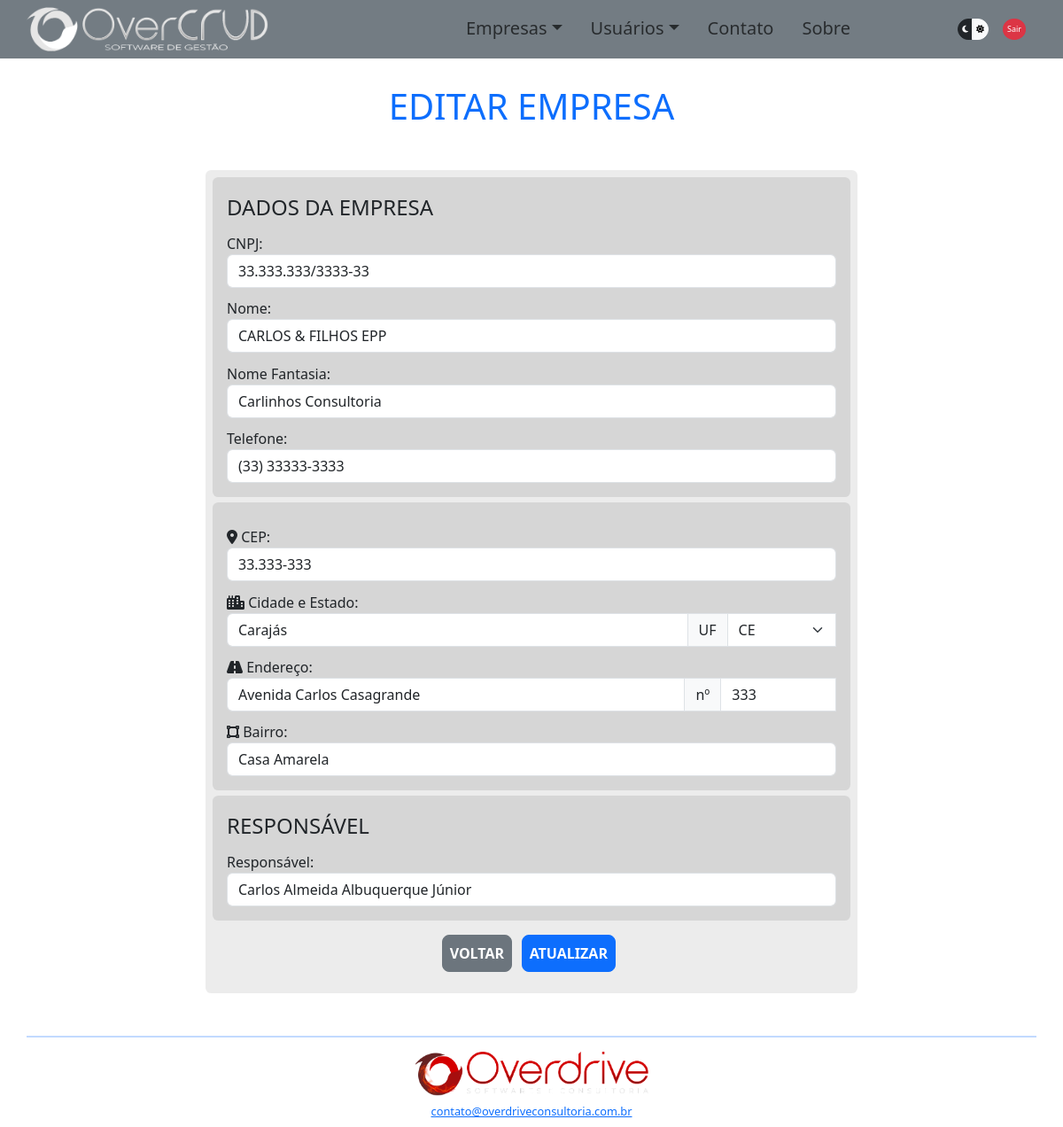
The page /overcrud/empeditar.php?idempresa=6 (signed in) on the database its author committed.
### tables this page shows
CREATE TABLE `empresas` (
  `idempresa` int(11) NOT NULL AUTO_INCREMENT,
  `nome` varchar(64) DEFAULT NULL,
  `telefone` varchar(15) DEFAULT NULL,
  `fantasia` varchar(64) DEFAULT NULL,
  `cnpj` varchar(18) DEFAULT NULL,
  `responsavel` varchar(64) DEFAULT NULL,
  `cep` varchar(10) DEFAULT NULL,
  `cidade` varchar(32) NOT NULL,
  `estado` varchar(2) DEFAULT NULL,
  `logradouro` varchar(64) DEFAULT NULL,
  `numlogradouro` varchar(6) DEFAULT NULL,
  `bairro` varchar(32) NOT NULL,
  PRIMARY KEY (`idempresa`)
);

### overcrud/components/ConexaoBD.php (called while the page is built, shortened)
<?php
class ConexaoBD
{
    public static function conectarBD()
    {
        $db_name = 'phppdo';
        $db_host = 'localhost:3307';
        $db_user = 'root';
        $db_password = 'admin123';
        $pdo = new PDO("mysql:dbname=$db_name;host=$db_host", $db_user, $db_password);
        return $pdo;
}
};

### overcrud/empeditar.php (the view, shortened to what this page needs)
<?php
require_once './components/ConexaoBD.php';
$idempresa = $_GET['idempresa'];
$empresa = [];
?>
<!DOCTYPE html>
<html lang="pt-br" data-bs-theme="dark">
<head>
    <link href="https://cdn.jsdelivr.net/npm/bootstrap@5.3.3/dist/css/bootstrap.min.css" rel="stylesheet"
>
    <link rel="stylesheet" href="./css/style.css" />
</head>
<body>
    <div class="container">
        <div class="row" id="navbartop">
            <?php require_once './partials/navbartop.php' ?>
        </div>
        <div class="row d-flex justify-content-center mt-5" id="appBody">
            <h1 class="text-center text-primary display-6 my-5">EDITAR EMPRESA</h1>
                <?php
                if ($idempresa) {
                    $sqlConsulta = ConexaoBD::conectarBD()->prepare("SELECT * FROM empresas WHERE idempresa='$idempresa'");
                    $sqlConsulta->execute();
                    if ($sqlConsulta->rowCount() > 0) {
                        $empresa = $sqlConsulta->fetch(PDO::FETCH_ASSOC);
                    } else {
                        mensagemRetorno("Empresa não existe no Banco de Dados!", "danger");
                        BotaoVoltar('emplista.php', "secondary");
                    };
                } else {
                    mensagemRetorno("Empresa não encontrada (atributo inexistente)!", "danger");
                    BotaoVoltar('emplista.php', "secondary");
                };
                ?>
            <div class="col-6 col-md-8 <?php if ($sqlConsulta->rowCount() == 0) echo 'd-none'; ?>">
                <form class="needs-validation" action="./src/empeditar_action.php" method="POST" novalidate>
                    <fieldset>
                        <legend>DADOS DA EMPRESA</legend>
                        <div class="form-group">
                            <label for="cnpj" class="form-label">CNPJ:</label>
                            <input type="text" class="form-control" name="cnpj" id="cnpj" minlength="18" maxlength="18"
                                data-mask="00.000.000/0000-00" value="<?= $empresa['cnpj'] ?>" required>
                        </div>
                        <div class="form-group">
                            <label for="nome" class="form-label">Nome:</label>
                            <input type="text" class="form-control" name="nome" id="nome" minlength="1" maxlength="64"
                                value="<?= $empresa['nome'] ?>" required>
                        </div>
                        <div class="form-group">
                            <label for="fantasia" class="form-label">Nome Fantasia:</label>
                            <input type="text" class="form-control" name="fantasia" id="fantasia" minlength="1"
                                maxlength="64" value="<?= $empresa['fantasia'] ?>" required>
                        </div>
                        <div class="form-group">
                            <label for="telefone" class="form-label">Telefone:</label>
                            <input type="tel" class="form-control" name="telefone" id="telefone" minlength="14"
                                maxlength="15" data-mask="(00) 00000-0000" value="<?= $empresa['telefone'] ?>">
                        </div>
                    </fieldset>
                    <fieldset>
                        <div class="form-group">
                            <label for="cep" class="form-label"><i class="fa-solid fa-location-dot"></i>
                                CEP:</label>
                            <input type="text" class="form-control" name="cep" id="cep" minlength="10" maxlength="10"
                                data-mask="00.000-000" oninput="buscaCep()" value="<?= $empresa['cep'] ?>" required>
                        </div>
                        <div class="form-group">
                            <label for="cidadeestado" class="form-label"><i class="fa-solid fa-city"></i>
                                Cidade e Estado:</label>
                            <div class="input-group">
                                <input type="text" class="form-control" name="cidadeestado" id="cidadeestado"
                                    style="width: 65%;" minlength="1" maxlength="32" value="<?= $empresa['cidade'] ?>"
                                    required>
                                <span class="input-group-text">UF</span>
                                <select class="form-select" name="estadocidade" id="estadocidade"
                                    value="<?= $empresa['estado'] ?>" required>
                                    <option value="CE" <?= $empresa['estado'] == "CE" ? 'selected' : ''; ?>>CE</option>
                                </select>
                            </div>
                        </div>
                        <div class="form-group">
                            <label for="logradouro" class="form-label"><i class="fa-solid fa-road"></i>
                                Endereço:</label>
                            <div class="input-group">
                                <input type="text" class="form-control" name="logradouro" id="logradouro"
                                    style="width: 60%;" minlength="1" maxlength="64"
                                    value="<?= $empresa['logradouro'] ?>" required>
                                <span class="input-group-text">nº</span>
                                <input type="text" class="form-control" name="numlogradouro" id="numlogradouro"
                                    minlength="1" maxlength="6" value="<?= $empresa['numlogradouro'] ?>" required>
                            </div>
                        </div>
                        <div class="form-group">
                            <label for="bairro" class="form-label"><i class="fa-solid fa-vector-square"></i>
                                Bairro:</label>
                            <input type="text" class="form-control" name="bairro" id="bairro" minlength="1"
                                maxlength="32" value="<?= $empresa['bairro'] ?>" required>
                        </div>
                    </fieldset>
                    <fieldset>
                        <legend>RESPONSÁVEL</legend>
                        <div class="form-group">
                            <label for="responsavel" class="form-label">Responsável:</label>
                            <input type="text" class="form-control" name="responsavel" id="responsavel" minlength="1"
                                maxlength="64" value="<?= $empresa['responsavel'] ?>" required>
                        </div>
                    </fieldset>
                    <div class="form-group my-3 text-center">
                        <a href="emplista.php" class="btn btn-secondary loginbtn">VOLTAR</a>
                        <input type="submit" class="btn btn-primary loginbtn" value="ATUALIZAR">
                    </div>
                </form>
            </div>
            <?php require_once './partials/footer.php' ?>
        </div>
</body>
</html>

### overcrud/css/style.css (style rules this page uses)
body { min-width: 320px; }
form { background-color: rgba(128, 128, 128, 0.152); padding: 0.5rem; border-radius: 0.4rem; }
.loginbtn { border-radius: 0.5rem; padding: 0.5rem; font-weight: bold; margin-right: 0.4rem; }
.form-label { margin-top: 0.7rem; margin-bottom: 0; }
fieldset { margin-bottom: 0.4rem; background-color: rgba(128, 128, 128, 0.205); padding: 1rem; border-radius: 0.4rem; }
legend { margin: 0; font-size: 1.5rem; font-weight: lighter; }

### rows shown on the page
empresas: cnpj "33.333.333/3333-33", nome "CARLOS & FILHOS EPP", fantasia "Carlinhos Consultoria", telefone "(33) 33333-3333", cep "33.333-333", cidadeestado "Carajás", estadocidade "CE", logradouro "Avenida Carlos Casagrande", numlogradouro "333", bairro "Casa Amarela", responsavel "Carlos Almeida Albuquerque Júnior"
